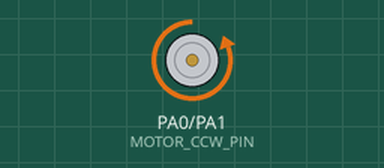
This program was run on a simulated ATmega32, built with avr-gcc and emulated at 8 MHz. On the bench: motor-driver pin pairs drawn as motors (green arrow = first pin HIGH = forward, orange = second pin HIGH = backward, longer = more drive).

Above: at 1.0 s.
At 2.5 s:
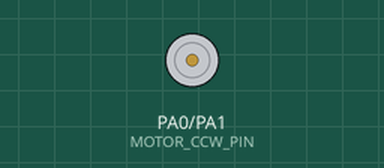
At 4.1 s:
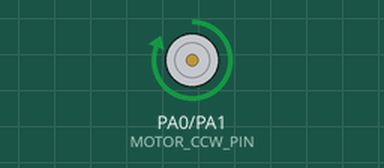
Timing chart, 0 to 8.1 s (numbered marks = the images above):
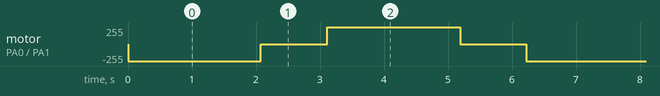

The program:

main.c
```c
/********************************************************************************************/
/********************************************************************************************/
/********************			Author: Hosam Ayoub			*********************************/
/********************************************************************************************/
/********************************************************************************************/
#include <util/delay.h>
#include "../LIB/STD_TYPES.h"
#include "../LIB/BIT_MATH.h"
#include "../MCAL/DIO/DIO_interface.h"
#include "../HAL/Motor/MOTOR_interface.h"

void main (void)
{
	MOTOR_voidInitialize();
	while (1)
	{
		MOTOR_voidClockWise();
		_delay_ms(2000);
		MOTOR_voidStop();
		_delay_ms(1000);
		MOTOR_voidCounterClockWise();
		_delay_ms(2000);
		MOTOR_voidStop();
		_delay_ms(1000);
	}
}
```

MOTOR_config.h
```c
/********************************************************************************************/
/********************************************************************************************/
/********************			Author: Hosam Ayoub			*********************************/
/********************			Layer: HAL					*********************************/
/********************			SWC: MOTOR					*********************************/
/********************			Version: 1.00				*********************************/
/********************************************************************************************/
/********************************************************************************************/

#ifndef MOTOR_CONFIG_H
#define MOTOR_CONFIG_H

#define MOTOR_PORT		DIO_PORTA
#define MOTOR_CW_PIN	DIO_PIN1
#define MOTOR_CCW_PIN	DIO_PIN0

#endif
```

MOTOR_interface.h
```c
/********************************************************************************************/
/********************************************************************************************/
/********************			Author: Hosam Ayoub			*********************************/
/********************			Layer: HAL					*********************************/
/********************			SWC: MOTOR					*********************************/
/********************			Version: 1.00				*********************************/
/********************************************************************************************/
/********************************************************************************************/
#ifndef MOTOR_INTERFACE_H
#define MOTOR_INTERFACE_H

void MOTOR_voidInitialize();
void MOTOR_voidCounterClockWise();
void MOTOR_voidClockWise();
void MOTOR_voidStop();

#endif
```

MOTOR_program.c
```c
/********************************************************************************************/
/********************************************************************************************/
/********************			Author: Hosam Ayoub			*********************************/
/********************			Layer: HAL					*********************************/
/********************			SWC: MOTOR					*********************************/
/********************			Version: 1.00				*********************************/
/********************************************************************************************/
/********************************************************************************************/
#include "util/delay.h"
#include "../../LIB/STD_TYPES.h"
#include "../../LIB/BIT_MATH.h"
#include "../../MCAL/DIO/DIO_interface.h"
#include "MOTOR_interface.h"
#include "MOTOR_private.h"
#include "MOTOR_config.h"

void MOTOR_voidInitialize(void)
{
	DIO_u8SetPinDirection(MOTOR_PORT, MOTOR_CCW_PIN, DIO_PIN_OUTPUT);
	DIO_u8SetPinDirection(MOTOR_PORT, MOTOR_CW_PIN, DIO_PIN_OUTPUT);
}

void MOTOR_voidCounterClockWise(void)
{
	DIO_u8SetPinValue(MOTOR_PORT, MOTOR_CW_PIN, DIO_PIN_LOW);
	DIO_u8SetPinValue(MOTOR_PORT, MOTOR_CCW_PIN, DIO_PIN_HIGH);
}
void MOTOR_voidClockWise(void)
{
	DIO_u8SetPinValue(MOTOR_PORT, MOTOR_CCW_PIN, DIO_PIN_LOW);
	DIO_u8SetPinValue(MOTOR_PORT, MOTOR_CW_PIN, DIO_PIN_HIGH);
}
void MOTOR_voidStop(void)
{
	DIO_u8SetPinValue(MOTOR_PORT, MOTOR_CCW_PIN, DIO_PIN_LOW);
	DIO_u8SetPinValue(MOTOR_PORT, MOTOR_CW_PIN, DIO_PIN_LOW);
}
```

MOTOR_private.h
```c
/********************************************************************************************/
/********************************************************************************************/
/********************			Author: Hosam Ayoub			*********************************/
/********************			Layer: HAL					*********************************/
/********************			SWC: MOTOR					*********************************/
/********************			Version: 1.00				*********************************/
/********************************************************************************************/
/********************************************************************************************/
```

BIT_MATH.h
```c
/********************************************************************************************/
/********************************************************************************************/
/********************			Author: Hosam Ayoub			*********************************/
/********************************************************************************************/
/********************************************************************************************/
#ifndef 	BIT_MATH_H
#define BIT_MATH_H

#define SET_BIT(REG,BIT) (REG) |=  (1 << (BIT))
#define CLR_BIT(REG,BIT) (REG) &= ~(1 << (BIT))
#define TOG_BIT(REG,BIT) (REG) ^=  (1 << (BIT))
#define GET_BIT(REG,BIT) (((REG) >> (BIT)) & 0x01)


#endif
```

STD_TYPES.h
```c
/********************************************************************************************/
/********************************************************************************************/
/********************			Author: Hosam Ayoub			*********************************/
/********************************************************************************************/
/********************************************************************************************/
#ifndef	STD_TYPES_H
#define STD_TYPES_H

typedef unsigned char			u8;
typedef signed char 				s8;

typedef short unsigned int		u16;
typedef short signed int 		s16;

typedef unsigned int 			u32;
typedef signed int 				s32;

typedef float 						f32;
typedef double 						f64;
typedef long double				f96;

#define NULL 0

#endif
```

DIO_config.h
```c
/********************************************************************************************/
/********************************************************************************************/
/********************			Author: Hosam Ayoub			*********************************/
/********************			Layer: MCAL					*********************************/
/********************			SWC: DIO					*********************************/
/********************			Version: 1.00				*********************************/
/********************************************************************************************/
/********************************************************************************************/
#ifndef DIO_CONFIG_H
#define DIO_CONFIG_H


#endif
```

DIO_interface.h
```c
/********************************************************************************************/
/********************************************************************************************/
/********************			Author: Hosam Ayoub			*********************************/
/********************			Layer: MCAL					*********************************/
/********************			SWC: DIO					*********************************/
/********************			Version: 1.00				*********************************/
/********************************************************************************************/
/********************************************************************************************/
#ifndef DIO_INTERFACE_H
#define DIO_INTERFACE_H

#define DIO_PIN_INPUT		0
#define DIO_PIN_OUTPUT	    1

#define DIO_PIN_LOW		    0
#define DIO_PIN_HIGH	    1

#define DIO_PORTA		    0
#define DIO_PORTB		    1
#define DIO_PORTC		    2
#define DIO_PORTD		    3

#define DIO_PIN0		    0
#define DIO_PIN1		    1
#define DIO_PIN2		    2
#define DIO_PIN3		    3
#define DIO_PIN4		    4
#define DIO_PIN5		    5
#define DIO_PIN6		    6
#define DIO_PIN7		    7

#define DIO_NO_PULLUP	    0
#define DIO_PULLUP		    1

#define DIO_PORT_INPUT	    0
#define DIO_PORT_OUTPUT	    0xff

#define DIO_PORT_LOW	    0
#define DIO_PORT_HIGH	    0xff

#define DIO_OK				0
#define DIO_ERROR			1


u8 DIO_u8SetPortValue(u8 Copy_u8Port, u8 Copy_u8Value);
u8 DIO_u8SetPortDirection(u8 Copy_u8Port, u8 Copy_u8Direction);
u8 DIO_u8GetPortValue(u8 Copy_u8Port, u8 *Copy_u8Variable);

u8 DIO_u8SetPinValue(u8 Copy_u8Port, u8 Copy_u8Pin, u8 Copy_u8Value);
u8 DIO_u8SetPinDirection(u8 Copy_u8Port, u8 Copy_u8Pin, u8 Copy_u8Direction);
u8 DIO_u8GetPinValue(u8 Copy_u8Port, u8 Copy_u8Pin, u8 *Copy_u8Variable);


#endif
```

DIO_private.h
```c
/********************************************************************************************/
/********************************************************************************************/
/********************			Author: Hosam Ayoub			*********************************/
/********************			Layer: MCAL					*********************************/
/********************			SWC: DIO					*********************************/
/********************			Version: 1.00				*********************************/
/********************************************************************************************/
/********************************************************************************************/
#ifndef DIO_PRIVATE_H
#define DIO_PRIVATE_H

#define DDRA  	(*((volatile u8*)0x3A))
#define PORTA 	(*((volatile u8*)0x3B))
#define PINA  	(*((volatile u8*)0x39))

#define DDRB  	(*((volatile u8*)0x37))
#define PORTB	(*((volatile u8*)0x38))
#define PINB  	(*((volatile u8*)0x36))

#define DDRC  	(*((volatile u8*)0x34))
#define PORTC	(*((volatile u8*)0x35))
#define PINC	(*((volatile u8*)0x33))

#define DDRD  	(*((volatile u8*)0x31))
#define PORTD	(*((volatile u8*)0x32))
#define PIND	(*((volatile u8*)0x30))


#endif
```

DIO_program.c
```c
/********************************************************************************************/
/********************************************************************************************/
/********************			Author: Hosam Ayoub			*********************************/
/********************			Layer: MCAL					*********************************/
/********************			SWC: DIO					*********************************/
/********************			Version: 1.00				*********************************/
/********************************************************************************************/
/********************************************************************************************/
#include "../../LIB/STD_TYPES.h"
#include "../../LIB/BIT_MATH.h"
#include "DIO_interface.h"
#include "DIO_private.h"
#include "DIO_config.h"


u8 DIO_u8SetPortDirection(u8 Copy_u8Port, u8 Copy_u8Direction)
{
	u8 Local_u8RunState = DIO_OK;
	switch(Copy_u8Port)
	{
	case DIO_PORTA: DDRA = Copy_u8Direction; break;
	case DIO_PORTB:	DDRB = Copy_u8Direction; break;
	case DIO_PORTC: DDRC = Copy_u8Direction; break;
	case DIO_PORTD: DDRD = Copy_u8Direction; break;
	default: Local_u8RunState = DIO_ERROR;
	}
	return Local_u8RunState;
}


u8 DIO_u8SetPortValue(u8 Copy_u8Port, u8 Copy_u8Value)
{
	u8 Local_u8RunState = DIO_OK;
	switch(Copy_u8Port)
	{
	case DIO_PORTA: PORTA = Copy_u8Value; break;
	case DIO_PORTB:	PORTB = Copy_u8Value; break;
	case DIO_PORTC: PORTC = Copy_u8Value; break;
	case DIO_PORTD: PORTD = Copy_u8Value; break;
	default: Local_u8RunState = DIO_ERROR;
	}
	return Local_u8RunState;
}


u8 DIO_u8GetPortValue(u8 Copy_u8Port, u8 *Copy_u8Variable)
{
	u8 Local_u8RunState = DIO_OK;
	if(Copy_u8Variable != NULL)
	{
		switch(Copy_u8Port)
		{
		case DIO_PORTA: *Copy_u8Variable = PINA; break;
		case DIO_PORTB:	*Copy_u8Variable = PINB; break;
		case DIO_PORTC: *Copy_u8Variable = PINC; break;
		case DIO_PORTD: *Copy_u8Variable = PIND; break;
		default: Local_u8RunState = DIO_ERROR;
		}
	}
	else
	{
		Local_u8RunState = DIO_ERROR;
	}
	return Local_u8RunState;
}


u8 DIO_u8SetPinDirection(u8 Copy_u8Port, u8 Copy_u8Pin, u8 Copy_u8Direction)
{
	u8 Local_u8RunState = DIO_OK;
	if((Copy_u8Pin >= DIO_PIN0) && (Copy_u8Pin <= DIO_PIN7))
	{
		if(Copy_u8Direction == DIO_PIN_INPUT)
		{
			switch(Copy_u8Port)
			{
			case DIO_PORTA: CLR_BIT(DDRA, Copy_u8Pin); break;
			case DIO_PORTB:	CLR_BIT(DDRB, Copy_u8Pin); break;
			case DIO_PORTC: CLR_BIT(DDRC, Copy_u8Pin); break;
			case DIO_PORTD: CLR_BIT(DDRD, Copy_u8Pin); break;
			default: Local_u8RunState = DIO_ERROR;
			}
		}
		else if(Copy_u8Direction == DIO_PIN_OUTPUT)
		{
			switch(Copy_u8Port)
			{
			case DIO_PORTA: SET_BIT(DDRA, Copy_u8Pin); break;
			case DIO_PORTB:	SET_BIT(DDRB, Copy_u8Pin); break;
			case DIO_PORTC: SET_BIT(DDRC, Copy_u8Pin); break;
			case DIO_PORTD: SET_BIT(DDRD, Copy_u8Pin); break;
			default: Local_u8RunState = DIO_ERROR;
			}
		}
		else
		{
			Local_u8RunState = DIO_ERROR;
		}
	}
	else
	{
		Local_u8RunState = DIO_ERROR;
	}
	return Local_u8RunState;
}


u8 DIO_u8SetPinValue(u8 Copy_u8Port, u8 Copy_u8Pin, u8 Copy_u8Value)
{
	u8 Local_u8RunState = DIO_OK;
	if((Copy_u8Pin >= DIO_PIN0) && (Copy_u8Pin <= DIO_PIN7))
	{
		if(Copy_u8Value == DIO_PIN_LOW)
		{
			switch(Copy_u8Port)
			{
			case DIO_PORTA: CLR_BIT(PORTA, Copy_u8Pin); break;
			case DIO_PORTB:	CLR_BIT(PORTB, Copy_u8Pin); break;
			case DIO_PORTC: CLR_BIT(PORTC, Copy_u8Pin); break;
			case DIO_PORTD: CLR_BIT(PORTD, Copy_u8Pin); break;
			default: Local_u8RunState = DIO_ERROR;
			}
		}
		else if(Copy_u8Value == DIO_PIN_HIGH)
		{
			switch(Copy_u8Port)
			{
			case DIO_PORTA: SET_BIT(PORTA, Copy_u8Pin); break;
			case DIO_PORTB:	SET_BIT(PORTB, Copy_u8Pin); break;
			case DIO_PORTC: SET_BIT(PORTC, Copy_u8Pin); break;
			case DIO_PORTD: SET_BIT(PORTD, Copy_u8Pin); break;
			default: Local_u8RunState = DIO_ERROR;
			}
		}
		else
		{
			Local_u8RunState = DIO_ERROR;
		}
	}
	else
	{
		Local_u8RunState = DIO_ERROR;
	}
	return Local_u8RunState;
}


u8 DIO_u8GetPinValue(u8 Copy_u8Port, u8 Copy_u8Pin, u8 *Copy_u8Variable)
{
	u8 Local_u8RunState = DIO_OK;
	if((Copy_u8Pin >= DIO_PIN0) && (Copy_u8Pin <= DIO_PIN7) && (Copy_u8Variable != NULL))
	{
		switch(Copy_u8Port)
		{
		case DIO_PORTA: *Copy_u8Variable = GET_BIT(PINA, Copy_u8Pin); break;
		case DIO_PORTB:	*Copy_u8Variable = GET_BIT(PINB, Copy_u8Pin); break;
		case DIO_PORTC: *Copy_u8Variable = GET_BIT(PINC, Copy_u8Pin); break;
		case DIO_PORTD: *Copy_u8Variable = GET_BIT(PIND, Copy_u8Pin); break;
		default: Local_u8RunState = DIO_ERROR;
		}
	}
	else
	{
		Local_u8RunState = DIO_ERROR;
	}
	return Local_u8RunState;
}
```

Measured:
- by itself, motor on PA0 (MOTOR_CCW_PIN) / PA1 (MOTOR_CW_PIN): repeats every 6.2 s: stopped 1.0 s, forward 255/255 2.1 s, stopped 1.0 s, backward 255/255 2.1 s
